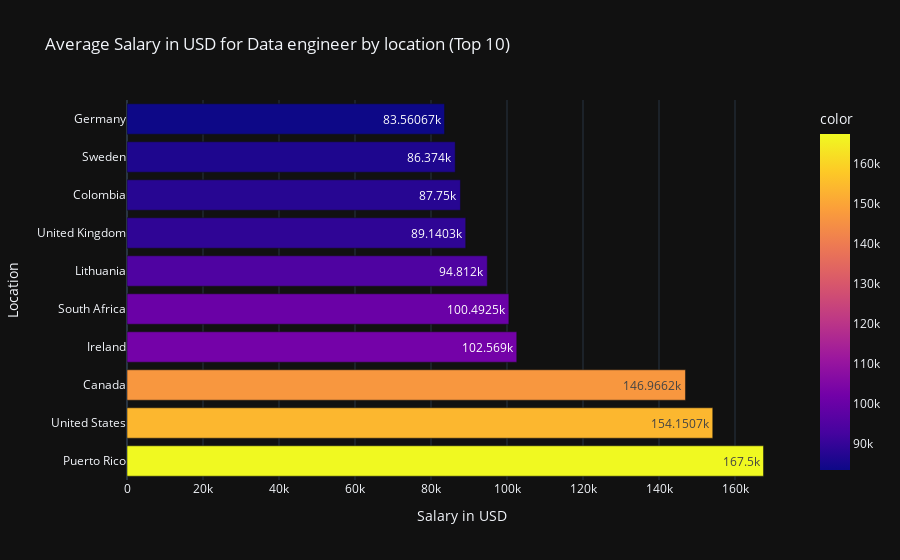

Source (notebook cell):
### Code cell
fig = go.Figure(iplot(px.bar(df_de_salary_country.sort_values(ascending=False)[:10],
             orientation='h',
             labels={'value':'Salary in USD','company_location':'Location'},
             title='Average Salary in USD for Data engineer by location (Top 10)',
             template='plotly_dark',
             color=df_de_salary_country.sort_values(ascending=False)[:10],
             text_auto=True
)))

### Figure 1 — Plotly figure (JSON) as saved in the notebook; plotly's stock layout.template omitted (floating-point values rounded to 4 significant figures)
{"data": [{"alignmentgroup": "True", "hovertemplate": "Salary in USD=%{x}<br>Location=%{y}<br>color=%{marker.color}<extra></extra>", "legendgroup": "", "marker": {"color": [167500, 154200.0, 147000.0, 102569, 100500.0, 94812, 89140.0, 87750, 86374, 83560.0], "coloraxis": "coloraxis", "pattern": {"shape": ""}}, "name": "", "offsetgroup": "", "orientation": "h", "showlegend": false, "textposition": "auto", "texttemplate": "%{x}", "type": "bar", "x": [167500, 154200.0, 147000.0, 102569, 100500.0, 94812, 89140.0, 87750, 86374, 83560.0], "xaxis": "x", "y": ["Puerto Rico", "United States", "Canada", "Ireland", "South Africa", "Lithuania", "United Kingdom", "Colombia", "Sweden", "Germany"], "yaxis": "y"}], "layout": {"barmode": "relative", "coloraxis": {"colorbar": {"title": {"text": "color"}}, "colorscale": [[0, "#0d0887"], [0.1111, "#46039f"], [0.2222, "#7201a8"], [0.3333, "#9c179e"], [0.4444, "#bd3786"], [0.5556, "#d8576b"], [0.6667, "#ed7953"], [0.7778, "#fb9f3a"], [0.8889, "#fdca26"], [1, "#f0f921"]]}, "legend": {"tracegroupgap": 0}, "title": {"text": "Average Salary in USD for Data engineer by location (Top 10)"}, "xaxis": {"anchor": "y", "domain": [0, 1], "title": {"text": "Salary in USD"}}, "yaxis": {"anchor": "x", "domain": [0, 1], "title": {"text": "Location"}}}}
